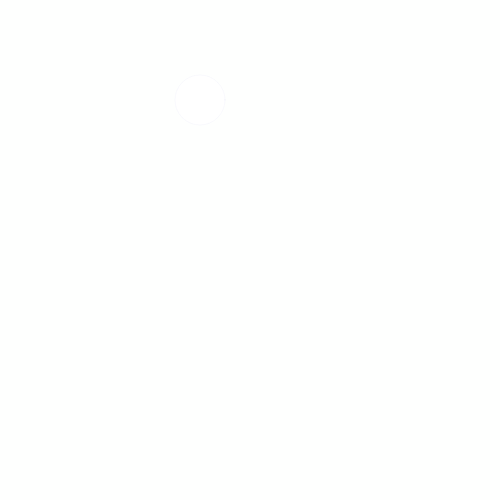
Frame 1 (no input)
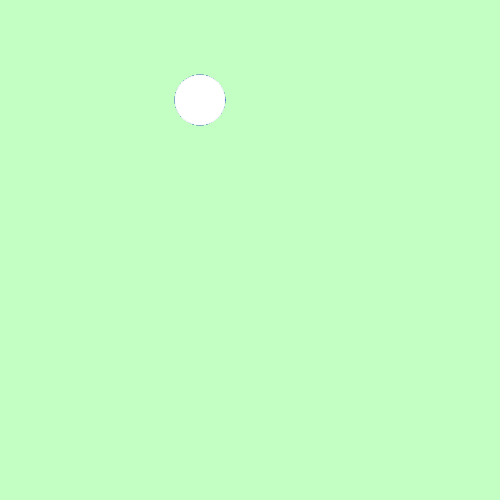
Frame 60 (no input)
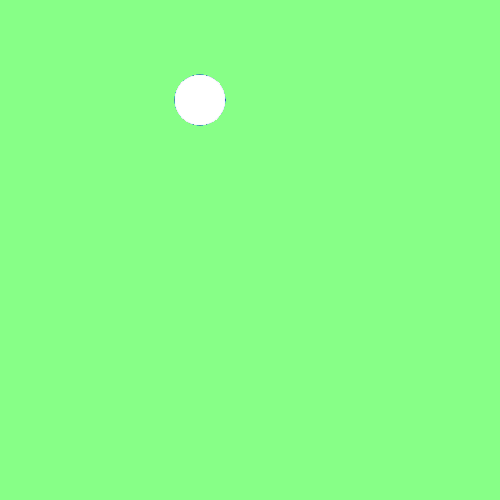
Frame 120 (the mouse pressed at the canvas centre since frame 60)

The p5.js sketch that drew these frames (run headless with seeded random() and noise() and a simulated clock; from frame 60 on, the mouse is pressed at the canvas centre):

// p5.js sketch
// ── sketch.js
// this is comment
// type whatever you want here

function setup() {
  createCanvas(500, 500);
}

function draw() {
  background(100,200,100,1);
  stroke(100,100,200,10);
  ellipse(200, 100, 50, 50);

}
